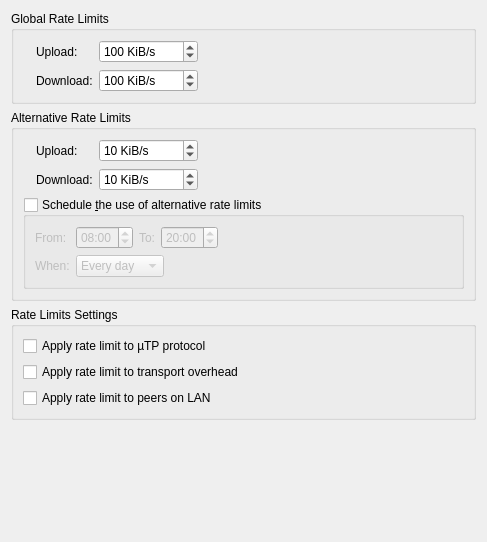
          <widget class="QWidget" name="scrollAreaWidgetContents_9">
           <property name="geometry">
            <rect>
             <x>0</x>
             <y>0</y>
             <width>487</width>
             <height>542</height>
            </rect>
           </property>
           <layout class="QVBoxLayout" name="verticalLayout_5">
            <item>
             <widget class="QGroupBox" name="rateLimitBox">
              <property name="title">
               <string>Global Rate Limits</string>
              </property>
              <layout class="QGridLayout" name="rateLimitBoxLayout">
               <item row="0" column="2">
                <widget class="QSpinBox" name="spinUploadLimit">
                 <property name="specialValueText">
                  <string>∞</string>
                 </property>
                 <property name="suffix">
                  <string> KiB/s</string>
                 </property>
                 <property name="maximum">
                  <number>2000000</number>
                 </property>
                 <property name="value">
                  <number>100</number>
                 </property>
                </widget>
               </item>
               <item row="1" column="2">
                <widget class="QSpinBox" name="spinDownloadLimit">
                 <property name="specialValueText">
                  <string>∞</string>
                 </property>
                 <property name="suffix">
                  <string> KiB/s</string>
                 </property>
                 <property name="maximum">
                  <number>2000000</number>
                 </property>
                 <property name="value">
                  <number>100</number>
                 </property>
                </widget>
               </item>
               <item row="0" column="0" rowspan="2">
                <widget class="QLabel" name="labelGlobalRate"/>
               </item>
               <item row="0" column="3">
                <spacer name="horizontalSpacer">
                 <property name="orientation">
                  <enum>Qt::Horizontal</enum>
                 </property>
                 <property name="sizeHint" stdset="0">
                  <size>
                   <width>40</width>
                   <height>20</height>
                  </size>
                 </property>
                </spacer>
               </item>
               <item row="0" column="1">
                <widget class="QLabel" name="label_10">
                 <property name="text">
                  <string>Upload:</string>
                 </property>
                </widget>
               </item>
               <item row="1" column="1">
                <widget class="QLabel" name="label_11">
                 <property name="text">
                  <string>Download:</string>
                 </property>
                </widget>
               </item>
              </layout>
             </widget>
            </item>
            <item>
             <widget class="QGroupBox" name="altRateLimitBox">
              <property name="title">
               <string>Alternative Rate Limits</string>
              </property>
              <layout class="QGridLayout" name="gridLayout_6">
               <item row="1" column="2">
                <widget class="QSpinBox" name="spinDownloadLimitAlt">
                 <property name="specialValueText">
                  <string>∞</string>
                 </property>
                 <property name="suffix">
                  <string> KiB/s</string>
                 </property>
                 <property name="maximum">
                  <number>2000000</number>
                 </property>
                 <property name="value">
                  <number>10</number>
                 </property>
                </widget>
               </item>
               <item row="0" column="0" rowspan="2">
                <widget class="QLabel" name="labelAltRate"/>
               </item>
               <item row="2" column="0" colspan="4">
                <widget class="QGroupBox" name="groupBoxSchedule">
                 <property name="title">
                  <string>Schedule &amp;the use of alternative rate limits</string>
                 </property>
                 <property name="checkable">
                  <bool>true</bool>
                 </property>
                 <property name="checked">
                  <bool>false</bool>
                 </property>
                 <layout class="QGridLayout" name="gridLayout_7">
                  <item row="0" column="0">
                   <widget class="QLabel" name="label_6">
                    <property name="toolTip">
                     <string>Start time</string>
                    </property>
                    <property name="text">
                     <string comment="From start time">From:</string>
                    </property>
                   </widget>
                  </item>
                  <item row="0" column="3">
                   <widget class="QTimeEdit" name="timeEditScheduleTo">
                    <property name="wrapping">
                     <bool>true</bool>
                    </property>
                    <property name="displayFormat">
                     <string notr="true">hh:mm</string>
                    </property>
                    <property name="time">
                     <time>
                      <hour>20</hour>
                      <minute>0</minute>
                      <second>0</second>
                     </time>
                    </property>
                   </widget>
                  </item>
                  <item row="0" column="2">
                   <widget class="QLabel" name="label_17">
                    <property name="toolTip">
                     <string>End time</string>
                    </property>
                    <property name="text">
                     <string comment="To end time">To:</string>
                    </property>
                   </widget>
                  </item>
                  <item row="0" column="1">
                   <widget class="QTimeEdit" name="timeEditScheduleFrom">
                    <property name="wrapping">
                     <bool>true</bool>
                    </property>
                    <property name="displayFormat">
                     <string notr="true">hh:mm</string>
                    </property>
                    <property name="calendarPopup">
                     <bool>false</bool>
                    </property>
                    <property name="time">
                     <time>
                      <hour>8</hour>
                      <minute>0</minute>
                      <second>0</second>
                     </time>
                    </property>
                   </widget>
                  </item>
                  <item row="1" column="0">
                   <widget class="QLabel" name="label_18">
                    <property name="text">
                     <string>When:</string>
                    </property>
                   </widget>
                  </item>
                  <item row="1" column="1" colspan="3">
                   <widget class="QComboBox" name="comboBoxScheduleDays">
                    <property name="sizePolicy">
                     <sizepolicy hsizetype="Fixed" vsizetype="Fixed">
                      <horstretch>0</horstretch>
                      <verstretch>0</verstretch>
                     </sizepolicy>
                    </property>
                    <item>
                     <property name="text">
                      <string>Every day</string>
                     </property>
                    </item>
                    <item>
                     <property name="text">
                      <string>Weekdays</string>
                     </property>
                    </item>
                    <item>
                     <property name="text">
                      <string>Weekends</string>
                     </property>
                    </item>
                   </widget>
                  </item>
                  <item row="0" column="4">
                   <spacer name="horizontalSpacer_8">
                    <property name="orientation">
                     <enum>Qt::Horizontal</enum>
                    </property>
                    <property name="sizeHint" stdset="0">
                     <size>
                      <width>40</width>
                      <height>20</height>
                     </size>
                    </property>
                   </spacer>
                  </item>
                 </layout>
                </widget>
               </item>
               <item row="0" column="2">
                <widget class="QSpinBox" name="spinUploadLimitAlt">
                 <property name="specialValueText">
                  <string>∞</string>
                 </property>
                 <property name="suffix">
                  <string> KiB/s</string>
                 </property>
                 <property name="maximum">
                  <number>2000000</number>
                 </property>
                 <property name="value">
                  <number>10</number>
                 </property>
                </widget>
               </item>
               <item row="0" column="3">
                <spacer name="horizontalSpacer_5">
                 <property name="orientation">
                  <enum>Qt::Horizontal</enum>
                 </property>
                 <property name="sizeHint" stdset="0">
                  <size>
                   <width>40</width>
                   <height>20</height>
                  </size>
                 </property>
                </spacer>
               </item>
               <item row="0" column="1">
                <widget class="QLabel" name="label_13">
                 <property name="text">
                  <string>Upload:</string>
                 </property>
                </widget>
               </item>
               <item row="1" column="1">
                <widget class="QLabel" name="label_14">
                 <property name="text">
                  <string>Download:</string>
                 </property>
                </widget>
               </item>
              </layout>
             </widget>
            </item>
            <item>
             <widget class="QGroupBox" name="rateLimitsGroupBox">
              <property name="title">
               <string>Rate Limits Settings</string>
              </property>
              <layout class="QVBoxLayout" name="verticalLayout_30">
               <item>
                <widget class="QCheckBox" name="checkLimituTPConnections">
                 <property name="text">
                  <string>Apply rate limit to µTP protocol</string>
                 </property>
                </widget>
               </item>
               <item>
                <widget class="QCheckBox" name="checkLimitTransportOverhead">
                 <property name="text">
                  <string>Apply rate limit to transport overhead</string>
                 </property>
                </widget>
               </item>
               <item>
                <widget class="QCheckBox" name="checkLimitLocalPeerRate">
                 <property name="text">
                  <string>Apply rate limit to peers on LAN</string>
                 </property>
                </widget>
               </item>
              </layout>
             </widget>
            </item>
            <item>
             <spacer name="verticalSpacer_2">
              <property name="orientation">
               <enum>Qt::Vertical</enum>
              </property>
              <property name="sizeHint" stdset="0">
               <size>
                <width>20</width>
                <height>40</height>
               </size>
              </property>
             </spacer>
            </item>
           </layout>
          </widget>
